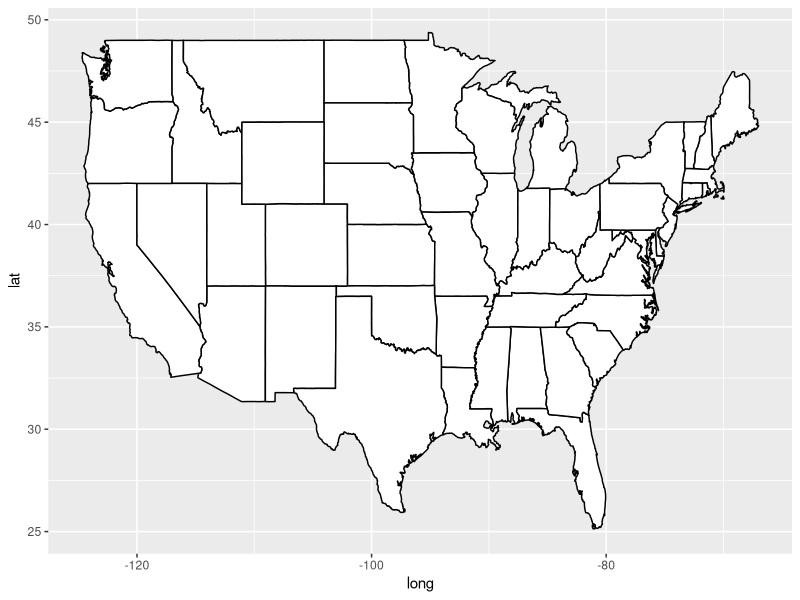
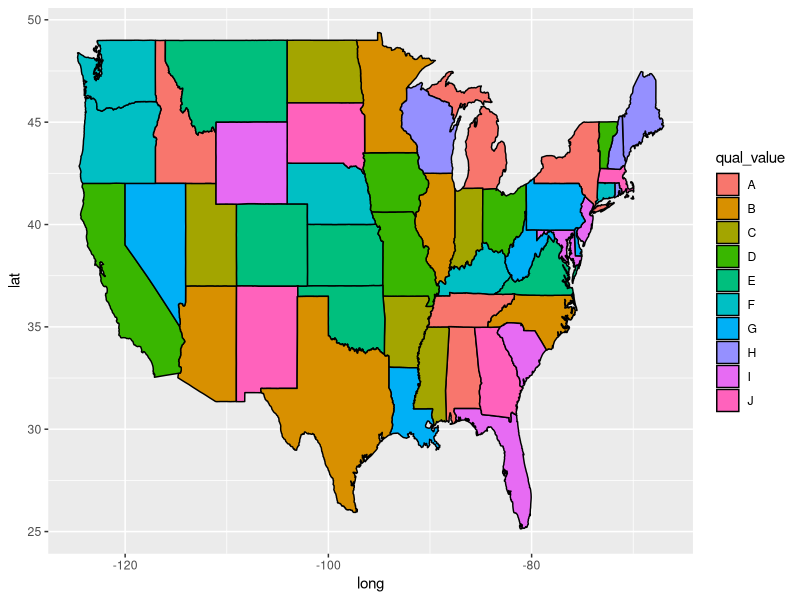
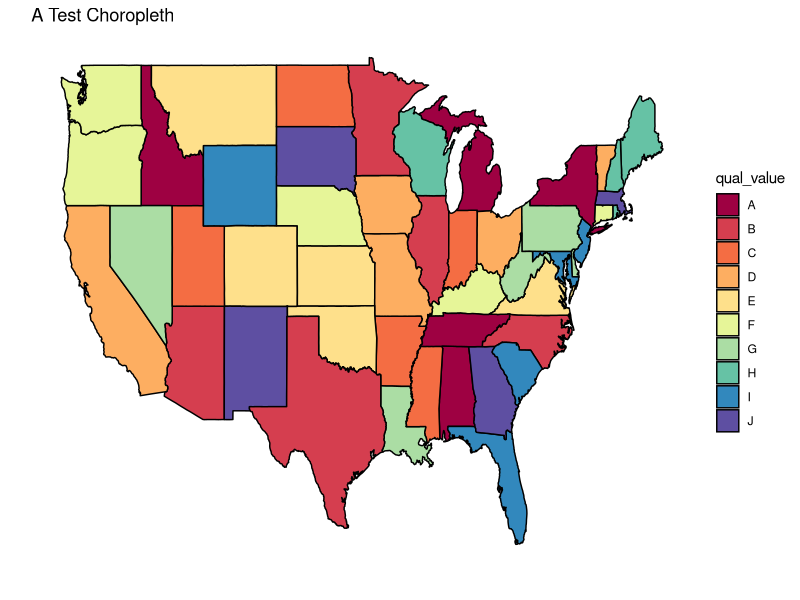
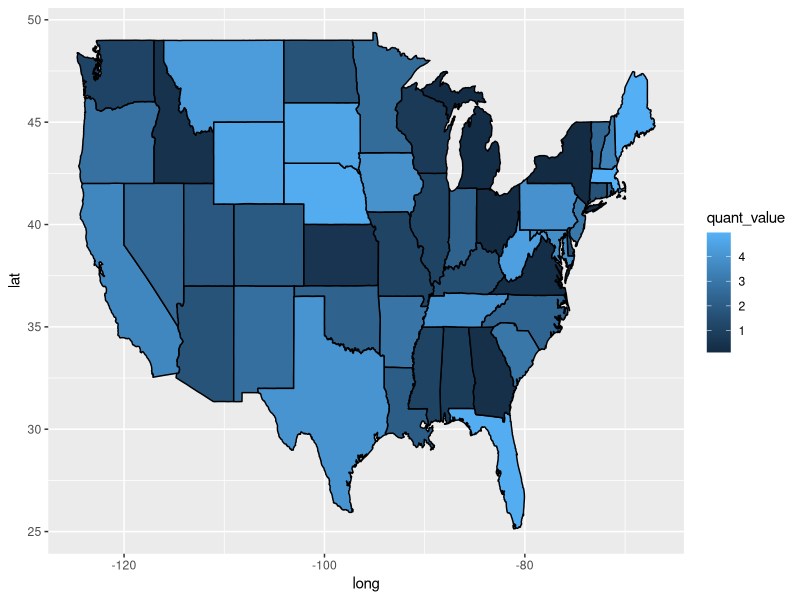

Write the R code that produced these figures, in order.
# drawing choropleths

# all we have to do to make a choropleth is to merge data into a data frame, then we just use an aesthetic mapping like before, using fill.

library(tidyverse)
library(maps)

# make a map of us states using state data from map_data command

my_state_map <- map_data("state")

ggplot(data = my_state_map, mapping = aes(x= long, y= lat, group = group))+geom_polygon(fill="white",color="black")

# this provides a list of continental states plus Washington, DC
states<- unique(my_state_map$region)

# make some fake data for painting the map

some_data_values <- data.frame(
  
  # the region column is here so you can join this fake data with the my_state_map data by the region column
  "region"=states,
  
  "qual_value"=c(rep(LETTERS[1:10],4),
                 LETTERS[1:9]),
  
  "quant_value"=runif(49,0,5))


# join the data using the region as the column for merging
# be really careful about merging! tiny inconsistencies can create BIG problems

map_data_combined <- left_join(my_state_map,some_data_values,by="region")

# View(map_data_combined)


# make a choropleth with default colors
ggplot(data = map_data_combined, mapping = aes(x= long, y= lat, group = group,fill=qual_value))+geom_polygon(color="black")

# make a choropleth with some fancy fixes
ggplot(data = map_data_combined, mapping = aes(x= long, y= lat, group = group,fill=qual_value))+
  geom_polygon(color="black")+
  theme_classic()+
  labs(x="",y="",title="A Test Choropleth")+
  theme(axis.text.x = element_blank(),axis.text.y=element_blank(),axis.line = element_blank(),axis.ticks = element_blank())+
  scale_fill_brewer(palette="Spectral")

# switch out for a quantitative value
ggplot(data = map_data_combined, mapping = aes(x= long, y= lat, group = group,fill=quant_value))+
  geom_polygon(color="black")

